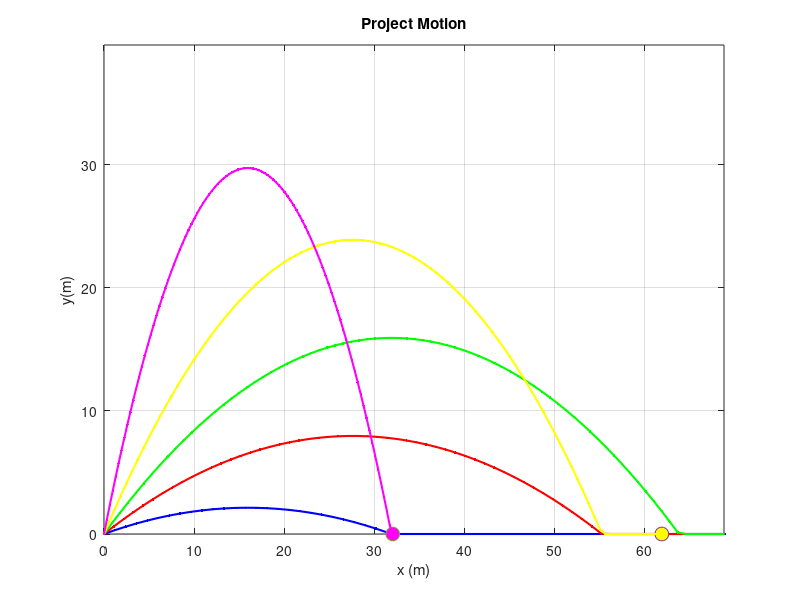

Write the MATLAB code that produced this figure.
% Parameters
v0 = [25; 25; 25; 25; 25];
theta = [15; 30; 45; 60; 75];
g = 9.8;
dt = 0.05;
y = [0; 0; 0; 0; 0];
x = [0; 0; 0; 0; 0];

% Convert angles into radian
theta_rad = deg2rad(theta);

% Initial Velocity
vx = v0 .* cos(theta_rad);
vy = v0 .* sin(theta_rad);

% Array to store trajectory
X = x;
Y = y;

%Time loop
t = 0;
y0 = y;

% Set Up Figure
figure 
proj1 = plot(0, x(1), 'o', 'MarkerSize', 10, 'MarkerFaceColor', 'b');
hold on 
proj2 = plot(0, x(2), 'o', 'MarkerSize', 10, 'MarkerFaceColor', 'r');
trail1 = plot(X(1,:), Y(1,:), 'b', 'LineWidth', 1.5); % line for trajectory
trail2 = plot(X(2,:), Y(2,:), 'r', 'LineWidth', 1.5); % line for trajectory
proj3 = plot(0, x(3), 'o', 'MarkerSize', 10, 'MarkerFaceColor', 'g');
trail3 = plot(X(3,:), Y(3,:), 'g', 'LineWidth', 1.5); % line for trajectory
proj4 = plot(0, x(4), 'o', 'MarkerSize', 10, 'MarkerFaceColor', 'y');
trail4 = plot(X(4,:), Y(4,:), 'y', 'LineWidth', 1.5); % line for trajectory
proj5 = plot(0, x(5), 'o', 'MarkerSize', 10, 'MarkerFaceColor', 'm');
trail5 = plot(X(5,:), Y(5,:), 'm', 'LineWidth', 1.5); % line for trajectory
xlim ([0, 2*max(v0.^2 .* sin(2*max(theta_rad))/g) + 5])
ylim ([0, max(y0 + (v0.^2 .* (sin(max(theta_rad)).^2)) / (2*g)) + 10])
xlabel ('x (m)')
ylabel ('y(m)')
title ('Project Motion')
grid on

while true
    t = t + dt;
    
    for i = 1:5
        % Update positions
        x(i) = vx(i) * t;
        ytemp = y0(i) + vy(i)*t - 0.5*g*t^2;
        y(i) = max(ytemp, 0);
    end

    % Store trajectory
    X(:, end+1) = x;
    Y(:, end+1) = y;

    %Update plots
    set(proj1, 'XData', x(1), 'YData', y(1))
    set(proj2, 'XData', x(2), 'YData', y(2))
    set(proj3, 'XData', x(3), 'YData', y(3))
    set(proj4, 'XData', x(4), 'YData', y(4))
    set(proj5, 'XData', x(5), 'YData', y(5))
    set(trail1, 'XData', X(1,:), 'YData', Y(1,:))
    set(trail2, 'XData', X(2,:), 'YData', Y(2,:))
    set(trail3, 'XData', X(3,:), 'YData', Y(3,:))
    set(trail4, 'XData', X(4,:), 'YData', Y(4,:))
    set(trail5, 'XData', X(5,:), 'YData', Y(5,:))

    drawnow
    
    % Break only after both projectiles are at ground
    if all(y == 0) && t > 0
        break
    end
end
